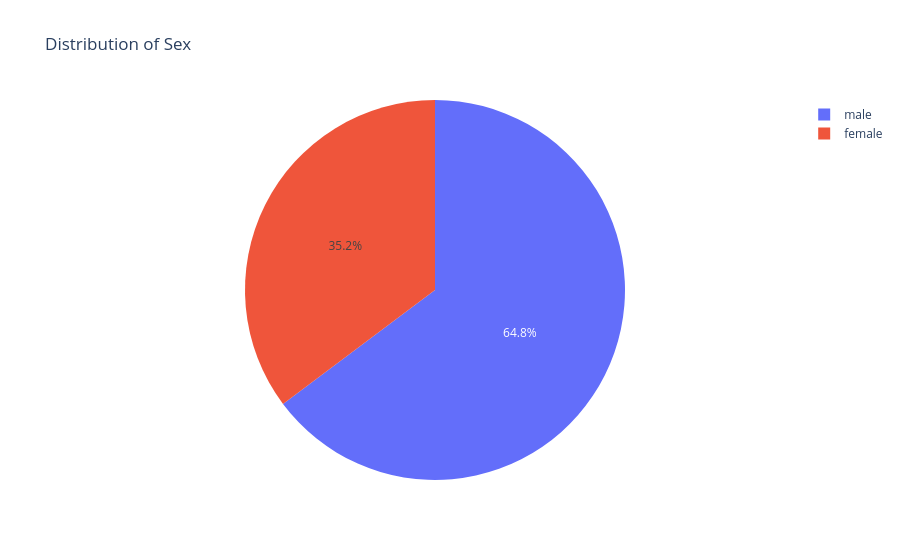

Write notebook code for a chart like this one.
### Code cell
fig=px.pie(df,names='Sex',title='Distribution of Sex')
fig.show()

### Figure 1 — Plotly figure (JSON) as saved in the notebook; plotly's stock layout.template omitted (floating-point values rounded to 4 significant figures; data arrays with more than 128 entries replaced by an {"elided": "..."} marker saying what was removed)
{"data": [{"domain": {"x": [0, 1], "y": [0, 1]}, "hovertemplate": "Sex=%{label}<extra></extra>", "labels": {"elided": "891 str values"}, "legendgroup": "", "name": "", "showlegend": true, "type": "pie"}], "layout": {"legend": {"tracegroupgap": 0}, "title": {"text": "Distribution of Sex"}}}
